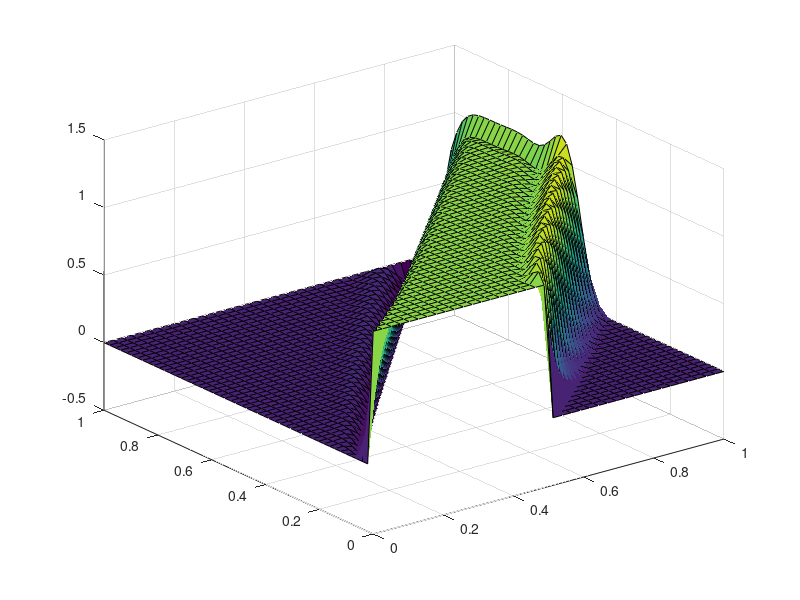

Write MATLAB code to recreate this figure.
%solve the hyperbolic equation (u_x+u_t=0)
%u(x.0)=1 if x<0.5 else 0 
% the time points between [0,1]
M=50;
m=1/(M-1);
t=[0:m:1];
%the number of space points between [0,1]
N=40;
n=1/(N-1);
x=[0:n:1];
%defining the solution matrix
U=zeros(M,N);
i=1;
while(i<=N)
    if(x(i)<=0.5)
        U(1,i)=1;
    else
        U(1,i)=0;
    end
    i=i+1;
end
% boundary conditions defined
%remaining boundary conditions is necessary can be defined here
%Assumption: the u(0,t)=u(1,t)=0;
s=(-1*m)/(2*n);
i=2;
while(i<M)
    j=2;
    while(j<=N-1)
        U(i,j)=((2*s*s)+s)*U(i-1,j+1)+(1-(4*s*s))*U(i-1,j)+((2*s*s)-s)*U(i-1,j-1);
        j=j+1;
    end
    i=i+1;
end                 
surf(x,t,U);